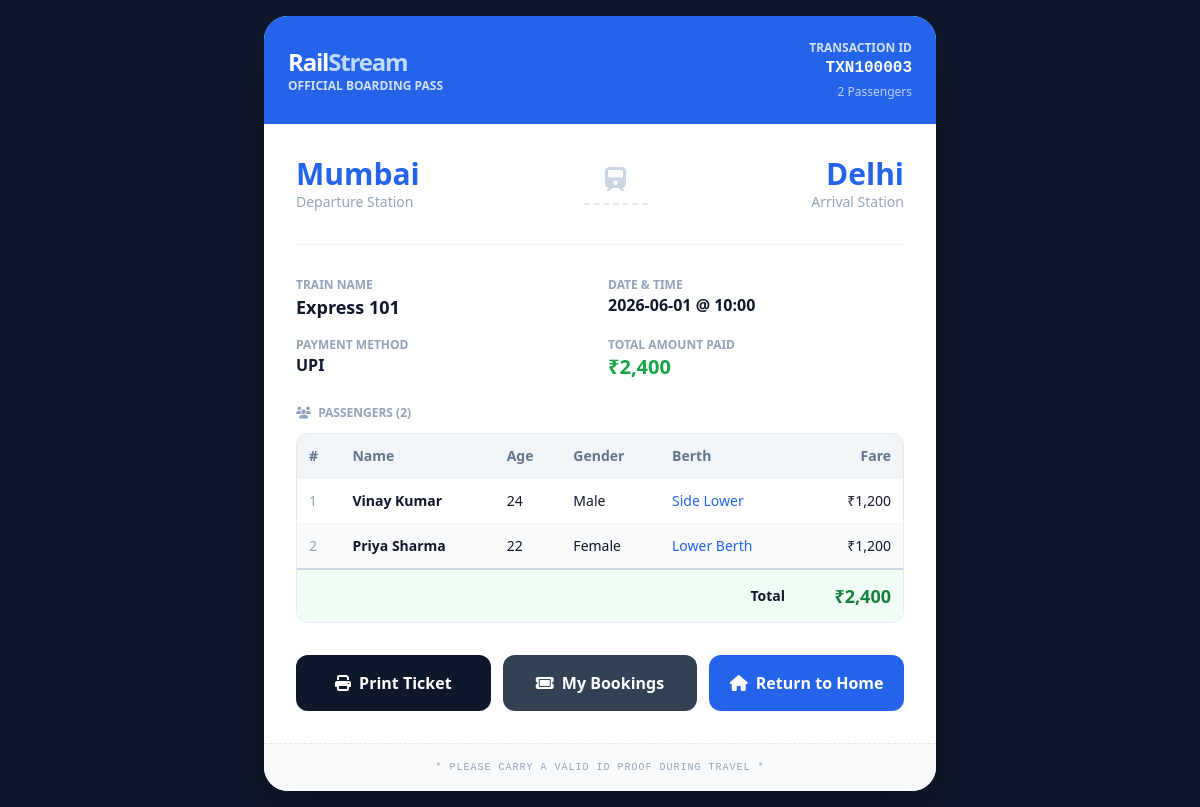
Screenshot of /receipt.php?txn=TXN100003 with the database file from the repository.
### tables this page shows
CREATE TABLE `trains` (
  `id` int(11) NOT NULL,
  `train_name` varchar(100) NOT NULL,
  `origin` varchar(100) NOT NULL,
  `destination` varchar(100) NOT NULL,
  `departure_time` time NOT NULL,
  `travel_date` date NOT NULL DEFAULT '2026-02-07',
  `available_seats` int(11) DEFAULT 50,
  `price` decimal(10,2) NOT NULL,
  `stops` text DEFAULT NULL
);

CREATE TABLE `bookings` (
  `id` int(11) NOT NULL,
  `user_id` int(11) DEFAULT NULL,
  `train_id` int(11) DEFAULT NULL,
  `booking_date` timestamp NOT NULL DEFAULT current_timestamp(),
  `transaction_id` varchar(50) DEFAULT NULL,
  `passenger_name` varchar(100) DEFAULT NULL,
  `age` int(11) DEFAULT NULL,
  `gender` varchar(20) DEFAULT NULL,
  `berth_pref` varchar(50) DEFAULT NULL,
  `payment_method` varchar(50) NOT NULL
);

### receipt.php (the view, shortened to what this page needs)
<?php
include('db_config.php');
if (isset($_GET['txn']) && !empty($_GET['txn'])) {
    $txn_id = mysqli_real_escape_string($conn, $_GET['txn']);
} elseif (isset($_SESSION['last_txn_id'])) {
    $txn_id = $_SESSION['last_txn_id'];
} else {
    header("Location: user_dashboard.php");
    exit();
}
$query = "SELECT b.*, t.train_name, t.origin, t.destination, t.departure_time,
                 COALESCE(b.journey_date, t.travel_date) AS travel_date, t.price
          FROM bookings b
          JOIN trains t ON b.train_id = t.id
          WHERE b.transaction_id = '$txn_id'
          ORDER BY b.id ASC";
$result  = mysqli_query($conn, $query);
$tickets = [];
while ($row = mysqli_fetch_assoc($result)) { $tickets[] = $row; }
$first = $tickets[0];
$num   = count($tickets);
$total = $first['price'] * $num;
?>
<!DOCTYPE html>
<html lang="en">
<head>
    <script src="https://cdn.tailwindcss.com"></script>
    <link rel="stylesheet" href="https://cdnjs.cloudflare.com/ajax/libs/font-awesome/6.5.0/css/all.min.css">
</head>
<body class="bg-slate-900 text-white flex items-center justify-center min-h-screen p-4">
    <div class="max-w-2xl w-full bg-white text-slate-900 rounded-3xl overflow-hidden shadow-2xl">
        <div class="bg-blue-600 p-6 text-white flex justify-between items-center">
            <div>
                <h1 class="text-2xl font-black tracking-tighter">Rail<span class="text-blue-200">Stream</span></h1>
                <p class="text-xs opacity-80 uppercase font-bold">Official Boarding Pass</p>
            </div>
            <div class="text-right">
                <p class="text-xs opacity-80 uppercase font-bold">Transaction ID</p>
                <p class="font-mono font-bold"><?php echo htmlspecialchars($txn_id); ?></p>
                <p class="text-xs opacity-70 mt-1"><?php echo $num; ?> Passenger<?php echo $num>1?'s':''; ?></p>
            </div>
        </div>
        <div class="p-8">
            <div class="flex justify-between items-center mb-8 border-b border-slate-100 pb-8">
                <div>
                    <p class="text-3xl font-bold text-blue-600"><?php echo htmlspecialchars($first['origin']); ?></p>
                    <p class="text-slate-400 text-sm font-medium">Departure Station</p>
                </div>
                <div class="text-slate-300 text-center">
                    <i class="fa-solid fa-train text-2xl"></i>
                    <div class="border-t-2 border-dashed border-slate-200 w-16 mt-2 mx-auto"></div>
                </div>
                <div class="text-right">
                    <p class="text-3xl font-bold text-blue-600"><?php echo htmlspecialchars($first['destination']); ?></p>
                    <p class="text-slate-400 text-sm font-medium">Arrival Station</p>
                </div>
            </div>
            <div class="grid grid-cols-2 gap-y-4 gap-x-4 mb-6">
                <div>
                    <p class="text-xs text-slate-400 uppercase font-bold">Train Name</p>
                    <p class="font-bold text-lg"><?php echo htmlspecialchars($first['train_name']); ?></p>
                </div>
                <div>
                    <p class="text-xs text-slate-400 uppercase font-bold">Date &amp; Time</p>
                    <p class="font-bold"><?php echo $first['travel_date']; ?> @ <?php echo substr($first['departure_time'],0,5); ?></p>
                </div>
                <div>
                    <p class="text-xs text-slate-400 uppercase font-bold">Payment Method</p>
                    <p class="font-bold"><?php echo htmlspecialchars($first['payment_method']); ?></p>
                </div>
                <div>
                    <p class="text-xs text-slate-400 uppercase font-bold">Total Amount Paid</p>
                    <p class="font-bold text-green-600 text-xl">₹<?php echo number_format($total); ?></p>
                </div>
            </div>
            <div class="mb-8">
                <p class="text-xs text-slate-400 uppercase font-bold mb-3">
                    <i class="fa-solid fa-users mr-1"></i> Passengers (<?php echo $num; ?>)
                </p>
                <div class="rounded-xl overflow-hidden border border-slate-200">
                    <table class="w-full text-sm">
                        <thead class="bg-slate-100">
                            <tr>
                                <th class="text-left p-3 text-slate-500 font-semibold">#</th>
                                <th class="text-left p-3 text-slate-500 font-semibold">Name</th>
                                <th class="text-left p-3 text-slate-500 font-semibold">Age</th>
                                <th class="text-left p-3 text-slate-500 font-semibold">Gender</th>
                                <th class="text-left p-3 text-slate-500 font-semibold">Berth</th>
                                <th class="text-right p-3 text-slate-500 font-semibold">Fare</th>
                            </tr>
                        </thead>
                        <tbody>
                            <?php foreach($tickets as $i => $t): ?>
                            <tr class="border-t border-slate-100 <?php echo $i%2?'bg-slate-50':''; ?>">
                                <td class="p-3 text-slate-400"><?php echo $i+1; ?></td>
                                <td class="p-3 font-semibold"><?php echo htmlspecialchars($t['passenger_name']); ?></td>
                                <td class="p-3"><?php echo htmlspecialchars($t['age']); ?></td>
                                <td class="p-3"><?php echo htmlspecialchars($t['gender']); ?></td>
                                <td class="p-3 text-blue-600"><?php echo htmlspecialchars($t['berth_pref']); ?></td>
                                <td class="p-3 text-right font-medium">₹<?php echo number_format($t['price']); ?></td>
                            </tr>
                            <?php endforeach; ?>
                            <tr class="border-t-2 border-slate-300 bg-green-50">
                                <td colspan="5" class="p-3 font-bold text-right">Total</td>
                                <td class="p-3 text-right font-black text-green-700 text-lg">₹<?php echo number_format($total); ?></td>
                            </tr>
                        </tbody>
                    </table>
                </div>
            </div>
            <div class="flex gap-3 no-print flex-wrap">
                <button onclick="window.print()" class="flex-1 bg-slate-900 text-white py-4 rounded-xl font-bold hover:bg-slate-800 transition flex items-center justify-center gap-2" style="min-width:160px">
                    <i class="fa-solid fa-print"></i> Print Ticket
                </button>
                <a href="user_dashboard.php#bookings" onclick="sessionStorage.setItem('gotoView','bookings')" class="flex-1 bg-slate-700 text-white py-4 rounded-xl font-bold text-center hover:bg-slate-600 transition flex items-center justify-center gap-2" style="min-width:160px">
                    <i class="fa-solid fa-ticket"></i> My Bookings
                </a>
                <a href="user_dashboard.php" class="flex-1 bg-blue-600 text-white py-4 rounded-xl font-bold text-center hover:bg-blue-700 transition flex items-center justify-center gap-2" style="min-width:160px">
                    <i class="fa-solid fa-house"></i> Return to Home
                </a>
            </div>
        </div>
        <div class="bg-slate-50 border-t border-dashed border-slate-200 p-4 text-center">
            <p class="text-[10px] text-slate-400 font-mono tracking-widest uppercase">
                * Please carry a valid ID proof during travel *
            </p>
        </div>
    </div>
</body>
</html>

### rows the page displays
trains: origin "Mumbai", destination "Delhi", train_name "Express 101", departure_time "10:00", price "2,400"
bookings: payment_method "UPI", passenger_name "Vinay Kumar", age "24", gender "Male", berth_pref "Side Lower", train.price "1,200"
bookings: passenger_name "Priya Sharma", age "22", gender "Female", berth_pref "Lower Berth", train.price "1,200"

### other values shown
$txn_id "TXN100003"
$num "2"
$first['travel_date'] "2026-06-01"
